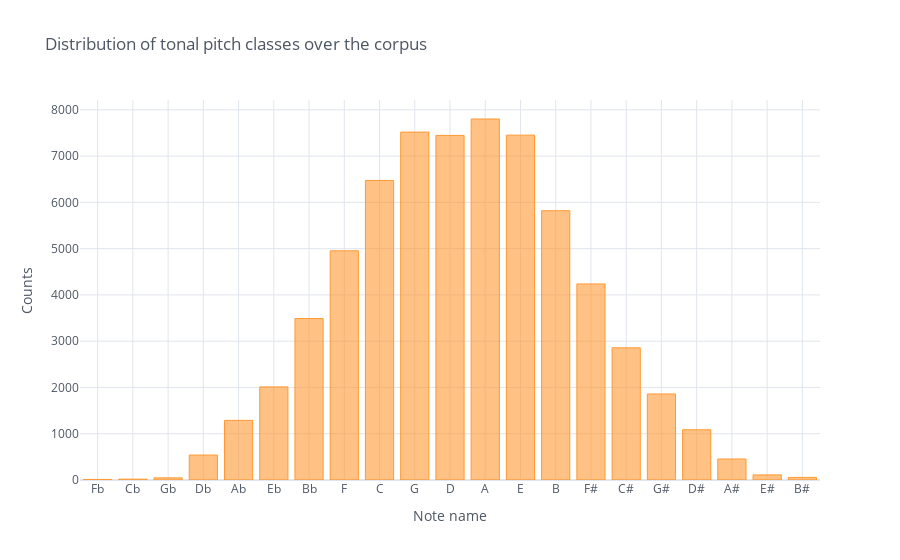

The notebook cell saved with this chart:
### Code cell
notes.tpc.value_counts()\
        .sort_index()\
        .rename(tpc2name)\
        .iplot('bar', title='Distribution of tonal pitch classes over the corpus', xTitle='Note name', yTitle='Counts')

### Figure 1 — Plotly figure (JSON) as saved in the notebook; plotly's stock layout.template omitted (floating-point values rounded to 4 significant figures)
{"data": [{"marker": {"color": "rgba(255, 153, 51, 0.6)", "line": {"color": "rgba(255, 153, 51, 1.0)", "width": 1}}, "name": "tpc", "orientation": "v", "text": "", "type": "bar", "x": ["Fb", "Cb", "Gb", "Db", "Ab", "Eb", "Bb", "F", "C", "G", "D", "A", "E", "B", "F#", "C#", "G#", "D#", "A#", "E#", "B#"], "y": [12, 18, 46, 539, 1289, 2012, 3490, 4954, 6474, 7519, 7447, 7802, 7453, 5820, 4237, 2857, 1859, 1086, 454, 110, 56]}], "layout": {"autosize": true, "legend": {"bgcolor": "#FFFFFF", "font": {"color": "#4D5663"}}, "paper_bgcolor": "#FFFFFF", "plot_bgcolor": "#FFFFFF", "title": {"font": {"color": "#4D5663"}, "text": "Distribution of tonal pitch classes over the corpus"}, "xaxis": {"autorange": true, "gridcolor": "#E1E5ED", "range": [-0.5, 20.5], "showgrid": true, "tickfont": {"color": "#4D5663"}, "title": {"font": {"color": "#4D5663"}, "text": "Note name"}, "type": "category", "zerolinecolor": "#E1E5ED"}, "yaxis": {"autorange": true, "gridcolor": "#E1E5ED", "range": [0, 8213.0], "showgrid": true, "tickfont": {"color": "#4D5663"}, "title": {"font": {"color": "#4D5663"}, "text": "Counts"}, "type": "linear", "zerolinecolor": "#E1E5ED"}}}
